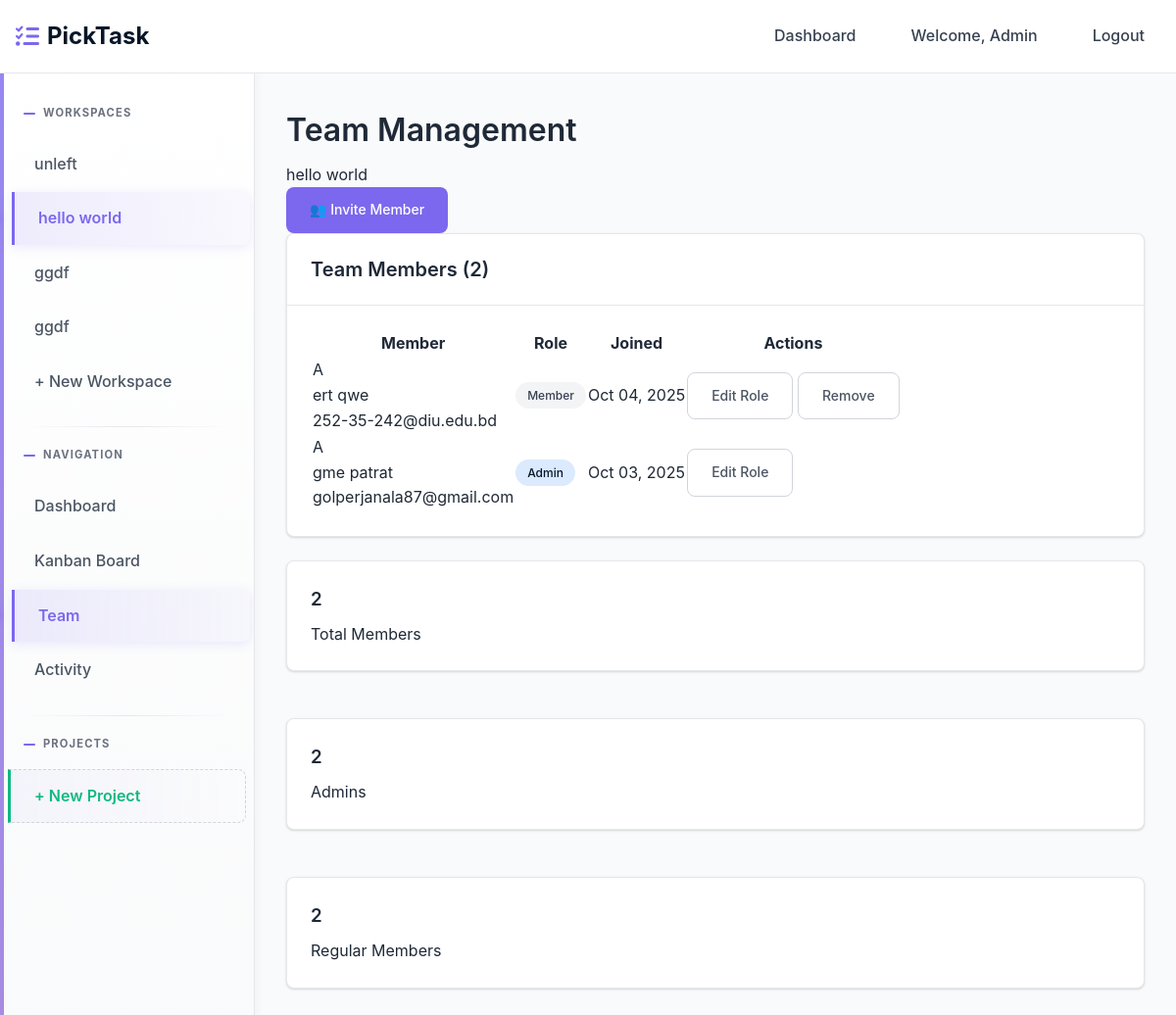
/team/3/ (signed in), run on an earlier commit of the app's database.
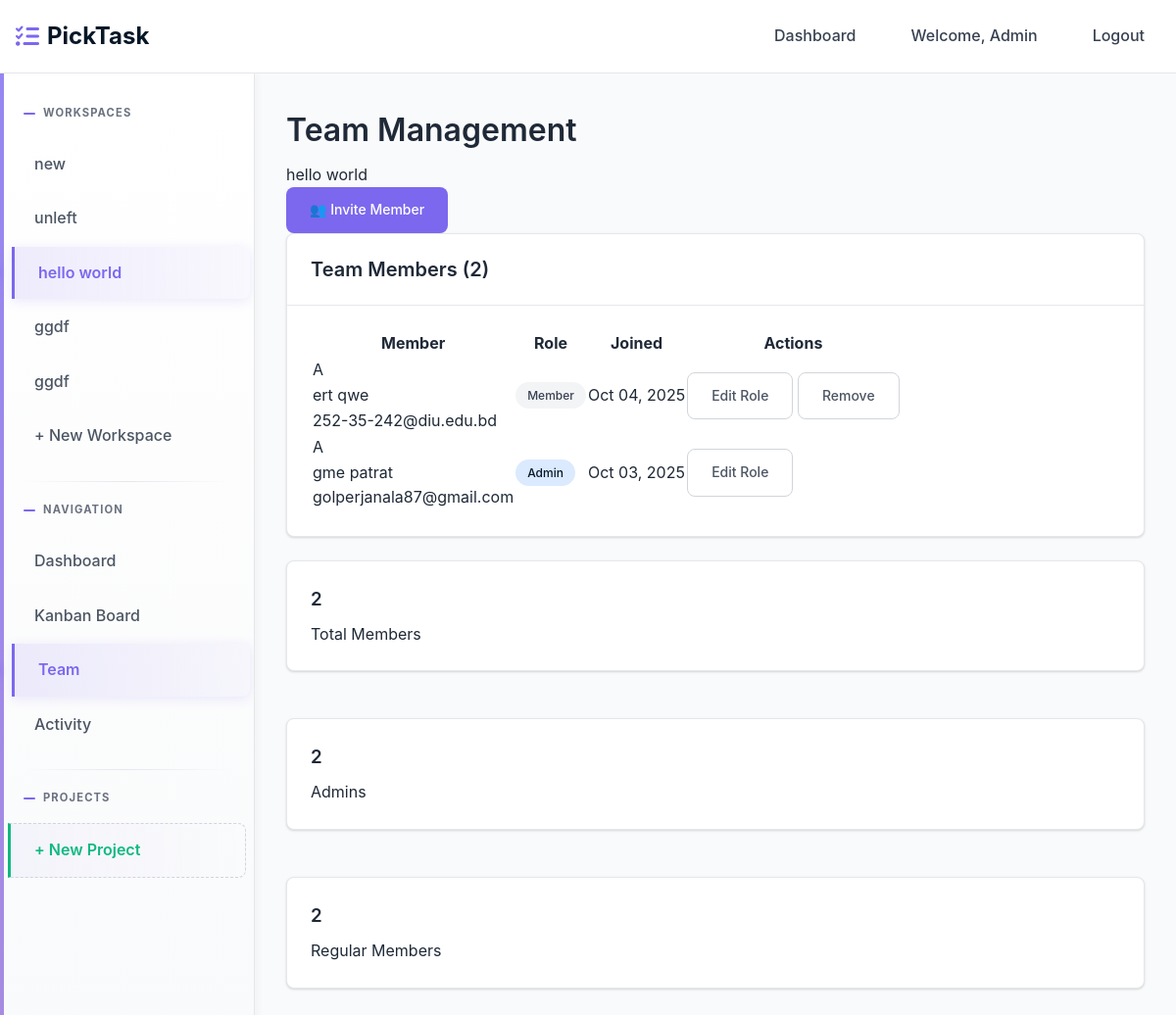
And on a later commit of the database.
### workspace/models.py (models this page shows, shortened)
class Membership(models.Model):
    ROLE_CHOICES = [
        ('admin', 'Admin'),
        ('member', 'Member'),
    ]
    user = models.ForeignKey(settings.AUTH_USER_MODEL, on_delete=models.CASCADE, related_name='memberships')
    workspace = models.ForeignKey(Workspace, on_delete=models.CASCADE, related_name='memberships')
    role = models.CharField(max_length=20, choices=ROLE_CHOICES, default='member')
    joined_at = models.DateTimeField(auto_now_add=True)
    class Meta:
        unique_together = ['user', 'workspace']
        ordering = ['-joined_at']

class Workspace(models.Model):
    name = models.CharField(max_length=255)
    created_by = models.ForeignKey(settings.AUTH_USER_MODEL, on_delete=models.CASCADE, related_name='workspaces_created')
    created_at = models.DateTimeField(auto_now_add=True)
    class Meta:
        ordering = ['-created_at']

### home/models.py (models this page shows)
class User(AbstractUser):
    full_name = models.CharField(max_length=255, blank=True, null=True)
    created_at = models.DateTimeField(auto_now_add=True)

### workspace/decorators.py (the view)
    def wrapper(request, workspace_id, *args, **kwargs):
        workspace = get_object_or_404(Workspace, id=workspace_id)
        if not Membership.objects.filter(user=request.user, workspace=workspace).exists():
            messages.error(request, "You don't have access to this workspace")
            return redirect('workspace:dashboard')
        return view_func(request, workspace_id, *args, **kwargs)

### team/views.py (called while the page is built)
@login_required
@workspace_required
def team_management(request, workspace_id):
    workspace = get_object_or_404(Workspace, id=workspace_id)
    memberships = Membership.objects.filter(workspace=workspace).select_related('user')
    user_membership = Membership.objects.get(user=request.user, workspace=workspace)
    context = {
        'workspace': workspace,
        'memberships': memberships,
        'user_membership': user_membership,
    }
    return render(request, 'team/team.html', context)

### templates/team/team.html (shortened to what the changed rows need)
{% extends 'base.html' %}
{% load static %}
{% block content %}
<div class="flex justify-between items-center mb-6">
    <div>
        <h1>Team Management</h1>
    </div>
</div>
<div class="card">
    <div class="card-header">
        <h2 class="card-title">Team Members ({{ memberships.count }})</h2>
    </div>
    <div class="card-body">
        <div class="overflow-x-auto">
            <table class="w-full">
                <thead>
                    <tr class="border-b border-gray-200">
                        <th class="text-left py-3 px-4">Member</th>
                        <th class="text-left py-3 px-4">Role</th>
                        <th class="text-left py-3 px-4">Joined</th>
                        {% if user_membership.role == 'admin' %}
                        <th class="text-left py-3 px-4">Actions</th>
                        {% endif %}
                    </tr>
                </thead>
                <tbody>
                    {% for membership in memberships %}
                    <tr class="border-b border-gray-200 last:border-b-0 hover:bg-gray-50">
                        <td class="py-3 px-4">
                            <div class="flex items-center gap-3">
                                <div class="w-10 h-10 bg-primary rounded-full flex items-center justify-center text-white font-semibold">
                                    {{ membership.user.username|first|upper }}
                                </div>
                                <div>
                                    <div class="font-medium">{{ membership.user.get_full_name|default:membership.user.username }}</div>
                                    <div class="text-gray-500 text-sm">{{ membership.user.email }}</div>
                                </div>
                            </div>
                        </td>
                        <td class="py-3 px-4">
                            <span class="status-badge {% if membership.role == 'admin' %}status-in_progress{% else %}status-todo{% endif %}">
                                {{ membership.get_role_display }}
                            </span>
                        </td>
                        <td class="py-3 px-4 text-gray-600">{{ membership.joined_at|date:"M d, Y" }}</td>
                        {% if user_membership.role == 'admin' %}
                        <td class="py-3 px-4">
                            <div class="flex gap-2">
                                <a href="{% url 'team:edit-role' workspace.id membership.id %}" class="btn btn-outline btn-sm">
                                    Edit Role
                                </a>
                                {% if membership.user != request.user %}
                                <a href="{% url 'team:remove-member' workspace.id membership.id %}"
                                   class="btn btn-outline btn-sm text-danger hover:bg-red-50"
                                   onclick="return confirm('Are you sure you want to remove {{ membership.user.email }} from this workspace?')">
                                    Remove
                                </a>
                                {% endif %}
                            </div>
                        </td>
                        {% endif %}
                    </tr>
                    {% endfor %}
                </tbody>
            </table>
        </div>
    </div>
</div>
{% endblock %}

### templates/partials/sidebar.html (shortened to what this page needs)
<div class="sidebar-section">
  <div class="sidebar-title">Workspaces</div>
  {% for membership in user.memberships.all %}
  <a
    href="{% url 'workspace:workspace-detail' membership.workspace.id %}"
    class="sidebar-link {% if current_workspace.id == membership.workspace.id %}active{% endif %}"
  >
    <span>{{ membership.workspace.name }}</span>
  </a>
  {% endfor %}
  <a
    href="{% url 'workspace:create-workspace' %}"
    class="sidebar-link {% if request.resolver_match.url_name == 'create-workspace' %}active{% endif %}"
  >
    + New Workspace
  </a>
</div>
{% if current_workspace %}
<div class="sidebar-section">
  <div class="sidebar-title">Navigation</div>
  <a
    href="{% url 'workspace:workspace-detail' current_workspace.id %}"
    class="sidebar-link {% if request.resolver_match.url_name == 'workspace-detail' %}active{% endif %}"
  >
    Dashboard
  </a>
  <a
    href="{% url 'kanban:kanban' current_workspace.id %}"
    class="sidebar-link {% if request.resolver_match.url_name == 'kanban' %}active{% endif %}"
  >
    Kanban Board
  </a>
  <a
    href="{% url 'team:team' current_workspace.id %}"
    class="sidebar-link {% if request.resolver_match.url_name == 'team' %}active{% endif %}"
  >
    Team
  </a>
  <a
    href="{% url 'activity:activity' current_workspace.id %}"
    class="sidebar-link {% if request.resolver_match.url_name == 'activity' %}active{% endif %}"
  >
    Activity
  </a>
</div>
<div class="sidebar-section">
  <div class="sidebar-title">Projects</div>
  <a href="{% url 'kanban:kanban' current_workspace.id %}" class="sidebar-link">
    + New Project
  </a>
</div>
{% endif %}

What changed in the data, as far as the page shows it:
added Membership: workspace.name "new"
